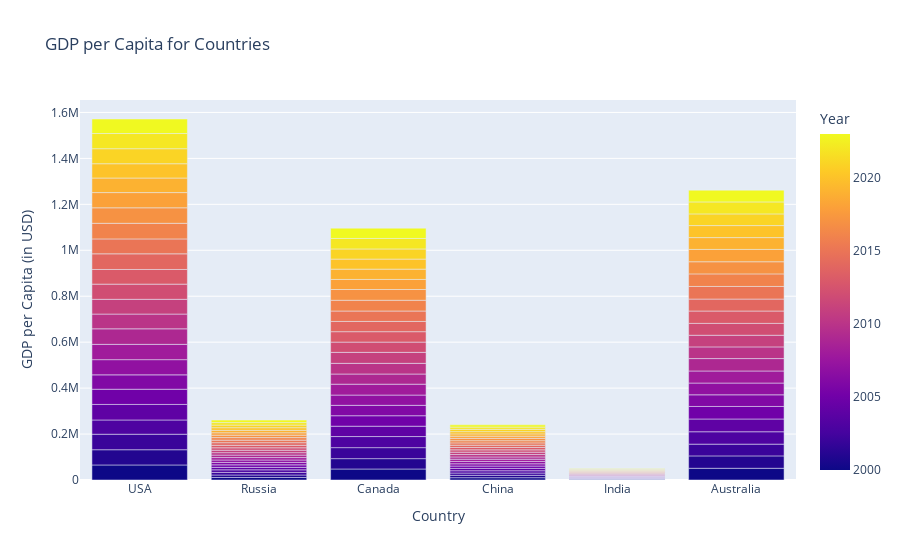

Notebook code for this chart:
### Code cell
fig = px.bar(countries, x='Country', y='GDP per Capita (in USD)', color='Year', title= 'GDP per Capita for Countries')
fig.show()

### Figure 1 — Plotly figure (JSON) as saved in the notebook; plotly's stock layout.template omitted (floating-point values rounded to 4 significant figures; data arrays with more than 128 entries replaced by an {"elided": "..."} marker saying what was removed)
{"data": [{"alignmentgroup": "True", "hovertemplate": "Country=%{x}<br>GDP per Capita (in USD)=%{y}<br>Year=%{marker.color}<extra></extra>", "legendgroup": "", "marker": {"color": {"elided": "144 int values"}, "coloraxis": "coloraxis", "pattern": {"shape": ""}}, "name": "", "offsetgroup": "", "orientation": "v", "showlegend": false, "textposition": "auto", "type": "bar", "x": {"elided": "144 str values"}, "xaxis": "x", "y": {"elided": "144 float values"}, "yaxis": "y"}], "layout": {"barmode": "relative", "coloraxis": {"colorbar": {"title": {"text": "Year"}}, "colorscale": [[0, "#0d0887"], [0.1111, "#46039f"], [0.2222, "#7201a8"], [0.3333, "#9c179e"], [0.4444, "#bd3786"], [0.5556, "#d8576b"], [0.6667, "#ed7953"], [0.7778, "#fb9f3a"], [0.8889, "#fdca26"], [1, "#f0f921"]]}, "legend": {"tracegroupgap": 0}, "title": {"text": "GDP per Capita for Countries"}, "xaxis": {"anchor": "y", "domain": [0, 1], "title": {"text": "Country"}}, "yaxis": {"anchor": "x", "domain": [0, 1], "title": {"text": "GDP per Capita (in USD)"}}}}
